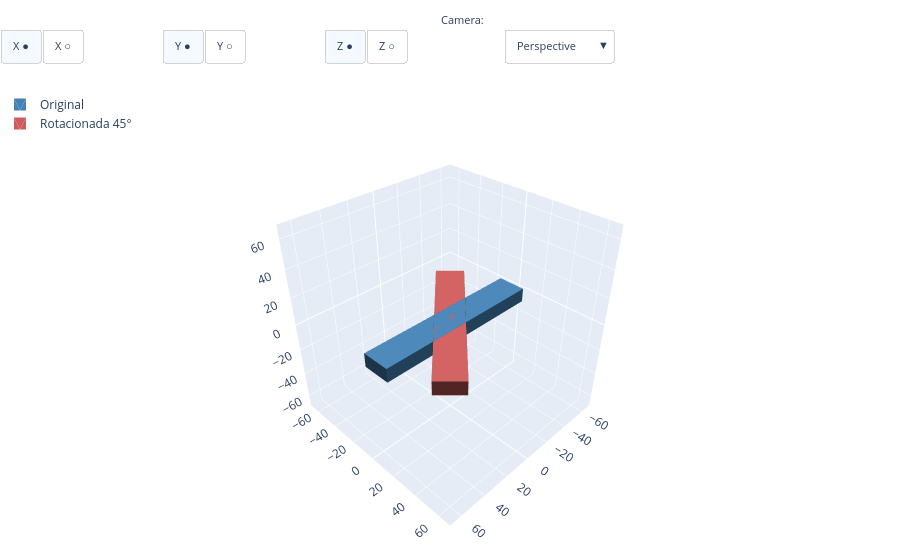

Here is the notebook cell this chart was saved with:
### Markdown cell above
---

## Rotacionando Objetos: `.rotate()`

Para rotacionar um sólido, usamos `.rotate()`. Ele funciona definindo um **eixo de rotação** (descrito por dois pontos) e um **ângulo em graus**.

```python
objeto.rotate(ponto_inicio_eixo, ponto_fim_eixo, angulo)
```

Para os eixos principais:

| Eixo | Ponto inicial | Ponto final | Efeito visual |
|------|--------------|-------------|---------------|
| Z | `(0,0,0)` | `(0,0,1)` | Girar em planta |
| X | `(0,0,0)` | `(1,0,0)` | Inclinar para frente/trás |
| Y | `(0,0,0)` | `(0,1,0)` | Inclinar para os lados |

### Code cell
# Placa retangular na posição original
placa_original = cq.Workplane("XY").box(120, 20, 10)

# A mesma placa rotacionada 45° no plano horizontal (em torno do eixo Z)
placa_girada = cq.Workplane("XY").box(120, 20, 10)
placa_girada = placa_girada.rotate((0, 0, 0), (0, 0, 1), 45)

show(
    [placa_original, placa_girada],
    names=["Original", "Rotacionada 45°"]
)

### Figure 1 — Plotly figure (JSON) as saved in the notebook; plotly's stock layout.template omitted (floating-point values rounded to 4 significant figures)
{"data": [{"color": "steelblue", "flatshading": true, "i": [1, 1, 5, 5, 11, 11, 15, 15, 19, 19, 23, 23], "j": [2, 3, 4, 6, 8, 10, 13, 12, 16, 18, 21, 20], "k": [0, 2, 6, 7, 9, 8, 12, 14, 17, 16, 20, 22], "lighting": {"ambient": 0.4, "diffuse": 0.8, "specular": 0.2}, "name": "Original", "opacity": 1, "showlegend": true, "type": "mesh3d", "x": [-60, -60, -60, -60, 60, 60, 60, 60, -60, 60, -60, 60, -60, 60, -60, 60, -60, -60, 60, 60, -60, -60, 60, 60], "y": [-10, -10, 10, 10, -10, -10, 10, 10, -10, -10, -10, -10, 10, 10, 10, 10, -10, 10, -10, 10, -10, 10, -10, 10], "z": [-5, 5, -5, 5, -5, 5, -5, 5, -5, -5, 5, 5, -5, -5, 5, 5, -5, -5, -5, -5, 5, 5, 5, 5]}, {"color": "indianred", "flatshading": true, "i": [1, 1, 5, 5, 11, 11, 15, 15, 19, 19, 23, 23], "j": [2, 3, 4, 6, 8, 10, 13, 12, 16, 18, 21, 20], "k": [0, 2, 6, 7, 9, 8, 12, 14, 17, 16, 20, 22], "lighting": {"ambient": 0.4, "diffuse": 0.8, "specular": 0.2}, "name": "Rotacionada 45°", "opacity": 1, "showlegend": true, "type": "mesh3d", "x": [-35.36, -35.36, -49.5, -49.5, 49.5, 49.5, 35.36, 35.36, -35.36, 49.5, -35.36, 49.5, -49.5, 35.36, -49.5, 35.36, -35.36, -49.5, 49.5, 35.36, -35.36, -49.5, 49.5, 35.36], "y": [-49.5, -49.5, -35.36, -35.36, 35.36, 35.36, 49.5, 49.5, -49.5, 35.36, -49.5, 35.36, -35.36, 49.5, -35.36, 49.5, -49.5, -35.36, 35.36, 49.5, -49.5, -35.36, 35.36, 49.5], "z": [-5, 5, -5, 5, -5, 5, -5, 5, -5, -5, 5, 5, -5, -5, 5, 5, -5, -5, -5, -5, 5, 5, 5, 5]}], "layout": {"annotations": [{"font": {"size": 11}, "showarrow": false, "text": "Axes:", "x": -0.01, "xanchor": "right", "xref": "paper", "y": 1.17, "yref": "paper"}, {"font": {"size": 11}, "showarrow": false, "text": "Camera:", "x": 0.54, "xanchor": "right", "xref": "paper", "y": 1.17, "yref": "paper"}], "legend": {"x": 0, "y": 1}, "margin": {"b": 0, "l": 0, "r": 0, "t": 90}, "scene": {"aspectmode": "manual", "aspectratio": {"x": 1, "y": 1, "z": 1}, "camera": {"eye": {"x": 1.5, "y": 1.5, "z": 1.5}, "projection": {"type": "perspective"}, "up": {"x": 0, "y": 0, "z": 1}}, "xaxis": {"backgroundcolor": "rgb(230, 236, 245)", "gridcolor": "white", "gridwidth": 1, "range": [-69, 69], "showbackground": true, "showgrid": true, "showline": false, "showspikes": true, "showticklabels": true, "title": {"text": ""}, "zeroline": true, "zerolinecolor": "white", "zerolinewidth": 2}, "yaxis": {"backgroundcolor": "rgb(230, 236, 245)", "gridcolor": "white", "gridwidth": 1, "range": [-69, 69], "showbackground": true, "showgrid": true, "showline": false, "showspikes": true, "showticklabels": true, "title": {"text": ""}, "zeroline": true, "zerolinecolor": "white", "zerolinewidth": 2}, "zaxis": {"backgroundcolor": "rgb(230, 236, 245)", "gridcolor": "white", "gridwidth": 1, "range": [-69, 69], "showbackground": true, "showgrid": true, "showline": false, "showspikes": true, "showticklabels": true, "title": {"text": ""}, "zeroline": true, "zerolinecolor": "white", "zerolinewidth": 2}}, "updatemenus": [{"active": 0, "bgcolor": "white", "bordercolor": "lightgray", "buttons": [{"args": [{"scene.xaxis": {"backgroundcolor": "rgb(230, 236, 245)", "gridcolor": "white", "gridwidth": 1, "range": [-69, 69], "showbackground": true, "showgrid": true, "showline": false, "showspikes": true, "showticklabels": true, "title": {"text": ""}, "zeroline": true, "zerolinecolor": "white", "zerolinewidth": 2}}], "label": "X ●", "method": "relayout"}, {"args": [{"scene.xaxis": {"range": [-69, 69], "showbackground": false, "showgrid": false, "showline": false, "showspikes": false, "showticklabels": false, "title": {"text": ""}, "zeroline": false}}], "label": "X ○", "method": "relayout"}], "direction": "right", "font": {"size": 11}, "showactive": true, "type": "buttons", "x": 0, "xanchor": "left", "y": 1.13, "yanchor": "top"}, {"active": 0, "bgcolor": "white", "bordercolor": "lightgray", "buttons": [{"args": [{"scene.yaxis": {"backgroundcolor": "rgb(230, 236, 245)", "gridcolor": "white", "gridwidth": 1, "range": [-69, 69], "showbackground": true, "showgrid": true, "showline": false, "showspikes": true, "showticklabels": true, "title": {"text": ""}, "zeroline": true, "zerolinecolor": "white", "zerolinewidth": 2}}], "label": "Y ●", "method": "relayout"}, {"args": [{"scene.yaxis": {"range": [-69, 69], "showbackground": false, "showgrid": false, "showline": false, "showspikes": false, "showticklabels": false, "title": {"text": ""}, "zeroline": false}}], "label": "Y ○", "method": "relayout"}], "direction": "right", "font": {"size": 11}, "showactive": true, "type": "buttons", "x": 0.18, "xanchor": "left", "y": 1.13, "yanchor": "top"}, {"active": 0, "bgcolor": "white", "bordercolor": "lightgray", "buttons": [{"args": [{"scene.zaxis": {"backgroundcolor": "rgb(230, 236, 245)", "gridcolor": "white", "gridwidth": 1, "range": [-69, 69], "showbackground": true, "showgrid": true, "showline": false, "showspikes": true, "showticklabels": true, "title": {"text": ""}, "zeroline": true, "zerolinecolor": "white", "zerolinewidth": 2}}], "label": "Z ●", "method": "relayout"}, {"args": [{"scene.zaxis": {"range": [-69, 69], "showbackground": false, "showgrid": false, "showline": false, "showspikes": false, "showticklabels": false, "title": {"text": ""}, "zeroline": false}}], "label": "Z ○", "method": "relayout"}], "direction": "right", "font": {"size": 11}, "showactive": true, "type": "buttons", "x": 0.36, "xanchor": "left", "y": 1.13, "yanchor": "top"}, {"active": 0, "bgcolor": "white", "bordercolor": "lightgray", "buttons": [{"args": [{"scene.aspectmode": "manual", "scene.aspectratio": {"x": 1, "y": 1, "z": 1}, "scene.camera": {"eye": {"x": 1.5, "y": 1.5, "z": 1.5}, "projection": {"type": "perspective"}, "up": {"x": 0, "y": 0, "z": 1}}}], "label": "Perspective", "method": "relayout"}, {"args": [{"scene.aspectmode": "manual", "scene.aspectratio": {"x": 1, "y": 1, "z": 1}, "scene.camera": {"eye": {"x": 2.5, "y": 2.5, "z": 2.5}, "projection": {"type": "orthographic"}, "up": {"x": 0, "y": 0, "z": 1}}}], "label": "Orthographic", "method": "relayout"}], "direction": "down", "font": {"size": 11}, "showactive": true, "type": "dropdown", "x": 0.56, "xanchor": "left", "y": 1.13, "yanchor": "top"}]}}
